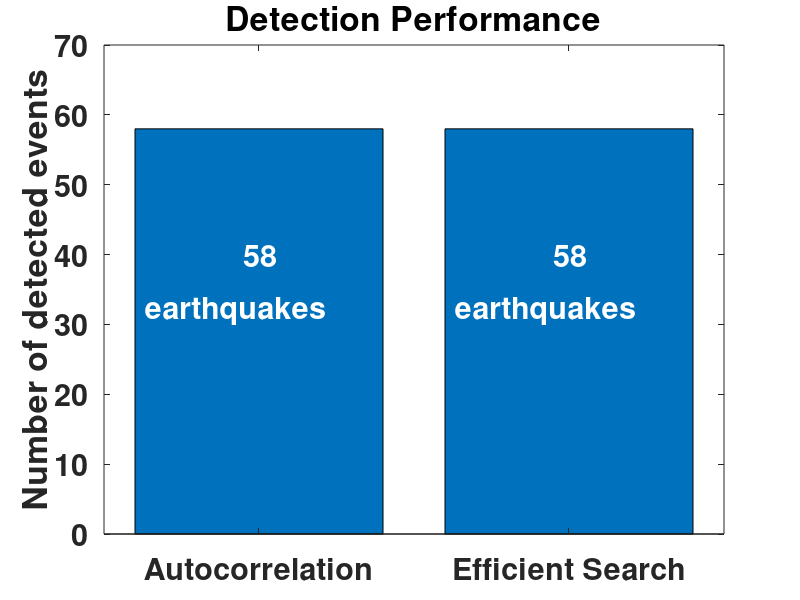
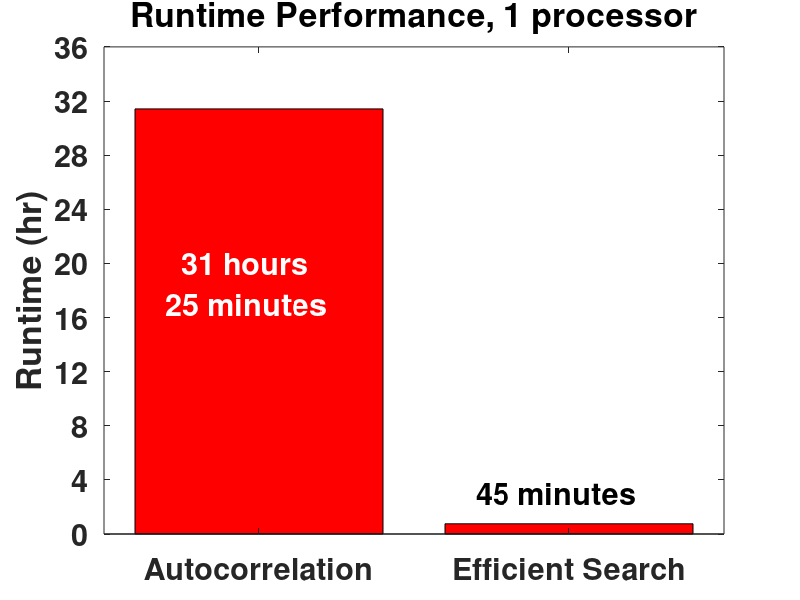
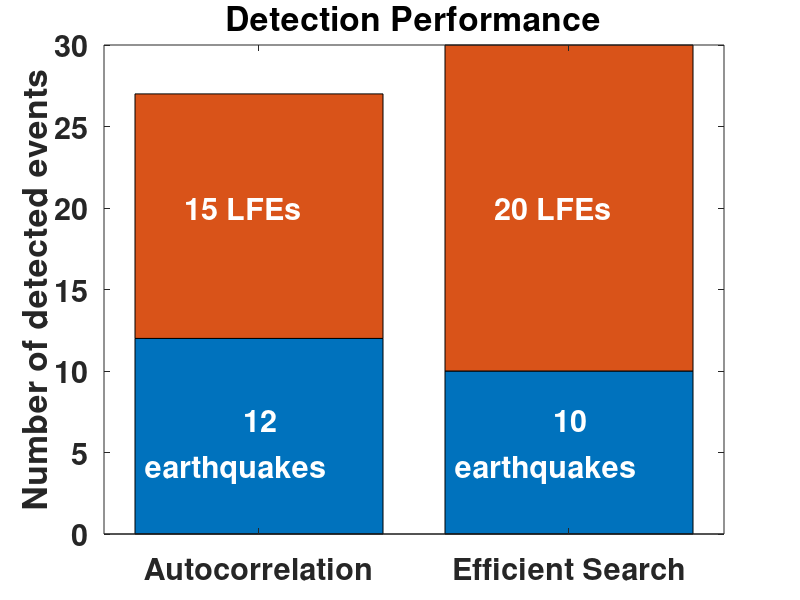
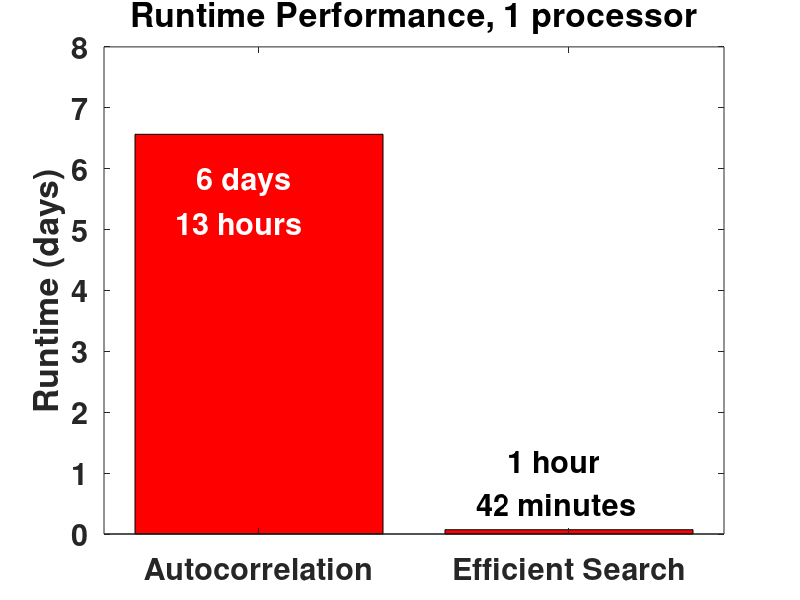

MATLAB code to generate these figures, in order:
close all
clear

% NCSN_Calaveras_7ch_24hr (haar_coefficients, keep 800 coefficients per channel)
ncsn.detections = [58 58]; % [autocorrelation fpss] number of detections
figure
bar(ncsn.detections);
set(gca, 'FontSize', 22, 'FontWeight', 'bold');
xlim([0.5 2.5]);
ylim([0 70]);
ylabel('Number of detected events');
set(gca, 'XTick', [0:3]);
set(gca,'XTickLabel', ['                ';'Autocorrelation ';'Efficient Search';'                ']);
title('Detection Performance');
% text(0.7, 60, '58 earthquakes', 'FontSize', 16);
% text(1.7, 60, '58 earthquakes', 'FontSize', 16);
text(0.95, 40, '58', 'color','w', 'FontSize', 22, 'FontWeight', 'bold');
text(1.95, 40, '58', 'color','w', 'FontSize', 22, 'FontWeight', 'bold');
text(0.63, 32, 'earthquakes', 'color','w', 'FontSize', 22, 'FontWeight', 'bold');
text(1.63, 32, 'earthquakes', 'color','w', 'FontSize', 22, 'FontWeight', 'bold');

ncsn.runtime.spectrogram = [8 8 8 8 8 8 8];
ncsn.runtime.wavelet = [44.9375 44.6077 45.4683 44.1139 43.5003 44.0073 45.4753 56.5572 45.5614 ...
    45.7758 48.1443 44.7065 44.7347 45.2605 50.7609 51.4546 44.3982 42.3639 ...
    42.5642 46.61 48.7261];
ncsn.runtime.fingerprint = [160.1626 47.5761 60.6864 85.431 36.9516 46.6987 35.4187];
ncsn.runtime.minhash = [102.88 103.28 110.18 131.14 92.29 92.71 119.45];
ncsn.runtime.database = [5.08 7.55 26.05 13.55 5.47 6.14 34.12];
ncsn.runtime.search = [59.74 58.72 65.13 45.65 40.19 40.46 46.97];
ncsn.runtime.network = [2.4826 0.88475 8.28 0.95 0.39591];
ncsn.runtime.total = sum(ncsn.runtime.spectrogram) + sum(ncsn.runtime.wavelet) + ...
    sum(ncsn.runtime.fingerprint) + sum(ncsn.runtime.minhash) + sum(ncsn.runtime.database) + ...
    sum(ncsn.runtime.search) + sum(ncsn.runtime.network);

ncsn.runtimes = [31+25/60 ncsn.runtime.total/3600]; % [autocorrelation fpss] runtime (hr)
figure
bar(ncsn.runtimes, 'r');
set(gca, 'FontSize', 22, 'FontWeight', 'bold');
xlim([0.5 2.5]);
ylim([0 36]);
ylabel('Runtime (hr)');
set(gca, 'XTick', [0:3]);
set(gca,'XTickLabel', ['                ';'Autocorrelation ';'Efficient Search';'                ']);
set(gca, 'YTick', [0:4:36]);
set(gca,'YTickLabel', [' 0';' 4';' 8';'12';'16';'20';'24';'28';'32';'36']);
title('Runtime Performance, 1 processor');
% text(0.6, 32.5, '31 hours 25 minutes', 'FontSize', 16);
% text(1.8, 2, '45 minutes', 'FontSize', 16);
text(0.75, 20, '31 hours', 'color','w', 'FontSize', 22, 'FontWeight', 'bold');
text(0.7, 17, '25 minutes', 'color','w', 'FontSize', 22, 'FontWeight', 'bold');
text(1.7, 3, '45 minutes', 'FontSize', 22, 'FontWeight', 'bold');

% HRSN_20071026_12ch_24hr
hrsn.detections = [12 15; 10 20]; % [ac.eq ac.lfe; fpss.eq fpss.lfe] number of detections
figure
bar(hrsn.detections,'stacked');
set(gca, 'FontSize', 22, 'FontWeight', 'bold');
xlim([0.5 2.5]);
ylabel('Number of detected events');
set(gca, 'XTick', [0:3]);
set(gca,'XTickLabel', ['                ';'Autocorrelation ';'Efficient Search';'                ']);
title('Detection Performance');
% text(0.7, 5, '12 earthquakes', 'FontSize', 16, 'color', 'w');
% text(0.85, 20, '15 LFEs', 'FontSize', 16, 'color', 'w');
% text(1.7, 5, '10 earthquakes', 'FontSize', 16, 'color', 'w');
% text(1.85, 20, '20 LFEs', 'FontSize', 16, 'color', 'w');
text(0.95, 7, '12', 'color','w', 'FontSize', 22, 'FontWeight', 'bold');
text(1.95, 7, '10', 'color','w', 'FontSize', 22, 'FontWeight', 'bold');
text(0.63, 4, 'earthquakes', 'color','w', 'FontSize', 22, 'FontWeight', 'bold');
text(1.63, 4, 'earthquakes', 'color','w', 'FontSize', 22, 'FontWeight', 'bold');
text(0.76, 20, '15 LFEs', 'color', 'w', 'FontSize', 22, 'FontWeight', 'bold');
text(1.76, 20, '20 LFEs', 'color', 'w', 'FontSize', 22, 'FontWeight', 'bold');

hrsn.runtime.spectrogram = [3.8631 3.4563 57.4579 3.7922 24.3682 3.5397 4.2053 4.3396 26.6527 ...
    3.6298 3.6564 3.7467 3.4866 3.6412 4.0692 6.2675 4.1815 3.8959 ...
    5.0944 3.9393 3.9527 24.7017 36.6631 26.9275 3.8181 3.747 3.8188 ...
    239.7128 111.2959 129.6036 3.4615 3.4586 3.4933 27.1881 39.7071 37.3396];
hrsn.runtime.wavelet = [89.4223 89.9816 89.265 89.9061 89.4072 90.1905 89.5522 89.9821 89.2737 ...
    89.5588 89.4206 89.4618 89.5731 89.0435 89.0887 89.6987 89.5564 90.5327 ...
    89.9835 89.2437 89.5601 89.7669 89.5984 89.5813 90.0443 89.6265 89.6411 ...
    90.0925 89.9601 89.5342 89.4693 89.4693 89.6104 89.6552 90.2843 89.0497];
hrsn.runtime.fingerprint = [63.236 63.236 63.236 63.8826 64.2856 63.9347 64.1832 63.5942 63.6837 ...
    63.7305 63.8942 63.7744];
hrsn.runtime.minhash = [62.25 62.25 62.25 62.57 60.33 60.12 59.94 59.88 61.97 63.13 61.49 61.89];
hrsn.runtime.database = [13.08 13.08 13.08 15.55 12.31 15.96 12.11 11.94 12.04 15.76 14.59 11.99];
hrsn.runtime.search = [22.09 22.09 22.09 29.31 28.71 28.14 25.59 30.32 28.42 25.94 31.08 21.43];
hrsn.runtime.network = [2.0962 0.36423 2.04 0.78 7.383];
hrsn.runtime.total = sum(hrsn.runtime.spectrogram) + sum(hrsn.runtime.wavelet) + ...
    sum(hrsn.runtime.fingerprint) + sum(hrsn.runtime.minhash) + sum(hrsn.runtime.database) + ...
    sum(hrsn.runtime.search) + sum(hrsn.runtime.network);

hrsn.ac.onechannel = 362*128; % autocorrelation runtime (1 channel), (s), times number of processors
hrsn.ac.nch = 12;
hrsn.ac.network = [59.2528 6.8961 695.61 863.31 73.1444 66.0154 6.6731 406.69 541.22 87.4471 ...
    44.7908 6.7085 406.2 531.13 105.3008 38.4908 6.4369 376.41 501.67 71.7922 ...
    2*178.318 2*8.3851 2*840.79 2*813.73 2*174.5491 411.5968 24.3234 1382.72 371.16 34.9043];
hrsn.ac.total = hrsn.ac.onechannel*hrsn.ac.nch + sum(hrsn.ac.network);

hrsn.runtimes = [hrsn.ac.total hrsn.runtime.total]/(3600*24); % [autocorrelation fpss] runtime (days)
figure
bar(hrsn.runtimes, 'r');
set(gca, 'FontSize', 22, 'FontWeight', 'bold');
xlim([0.5 2.5]);
ylim([0 8]);
ylabel('Runtime (days)');
set(gca, 'XTick', [0:3]);
set(gca,'XTickLabel', ['                ';'Autocorrelation ';'Efficient Search';'                ']);
set(gca, 'YTick', [0:1:8]);
title('Runtime Performance, 1 processor');
% text(0.7, 6.8, '6 days 13 hours', 'FontSize', 16);
% text(1.65, 0.3, '1 hour 42 minutes', 'FontSize', 16);
text(0.8, 5.8, '6 days', 'color','w', 'FontSize', 22, 'FontWeight', 'bold');
text(0.73, 5.1, '13 hours', 'color','w', 'FontSize', 22, 'FontWeight', 'bold');
text(1.8, 1.2, '1 hour', 'FontSize', 22, 'FontWeight', 'bold');
text(1.7, 0.5, '42 minutes', 'FontSize', 22, 'FontWeight', 'bold');